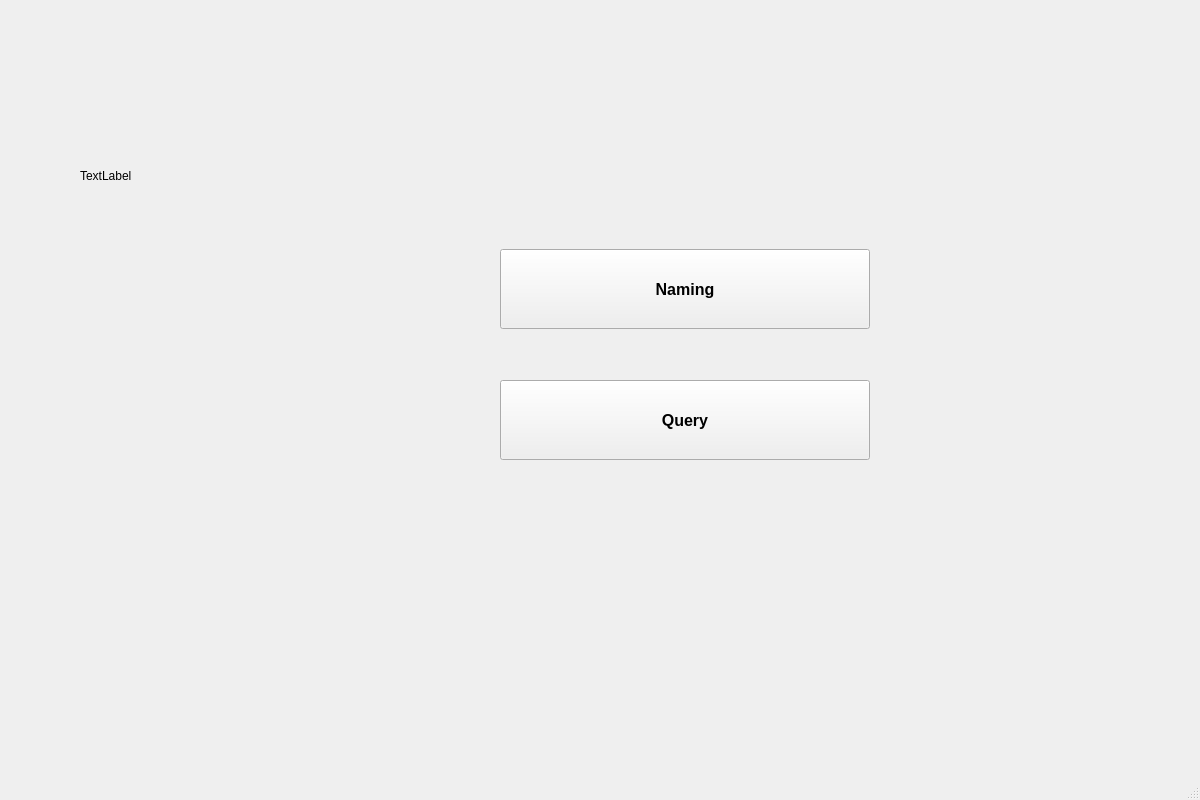
<?xml version="1.0" encoding="UTF-8"?>
<ui version="4.0">
 <class>HomePage</class>
 <widget class="QMainWindow" name="HomePage">
  <property name="geometry">
   <rect>
    <x>0</x>
    <y>0</y>
    <width>1200</width>
    <height>800</height>
   </rect>
  </property>
  <property name="minimumSize">
   <size>
    <width>800</width>
    <height>600</height>
   </size>
  </property>
  <property name="windowTitle">
   <string>MainWindow</string>
  </property>
  <widget class="QWidget" name="centralwidget">
   <widget class="QToolButton" name="toolButton">
    <property name="geometry">
     <rect>
      <x>500</x>
      <y>249</y>
      <width>370</width>
      <height>80</height>
     </rect>
    </property>
    <property name="font">
     <font>
      <pointsize>12</pointsize>
      <weight>75</weight>
      <bold>true</bold>
     </font>
    </property>
    <property name="text">
     <string>Naming</string>
    </property>
   </widget>
   <widget class="QToolButton" name="toolButton_2">
    <property name="geometry">
     <rect>
      <x>500</x>
      <y>380</y>
      <width>370</width>
      <height>80</height>
     </rect>
    </property>
    <property name="font">
     <font>
      <pointsize>12</pointsize>
      <weight>75</weight>
      <bold>true</bold>
     </font>
    </property>
    <property name="text">
     <string>Query</string>
    </property>
   </widget>
   <widget class="QLabel" name="labelLogo">
    <property name="geometry">
     <rect>
      <x>80</x>
      <y>60</y>
      <width>321</width>
      <height>231</height>
     </rect>
    </property>
    <property name="text">
     <string>TextLabel</string>
    </property>
   </widget>
  </widget>
  <widget class="QMenuBar" name="menubar">
   <property name="geometry">
    <rect>
     <x>0</x>
     <y>0</y>
     <width>1200</width>
     <height>26</height>
    </rect>
   </property>
  </widget>
  <widget class="QStatusBar" name="statusbar"/>
 </widget>
 <resources/>
 <connections/>
</ui>
